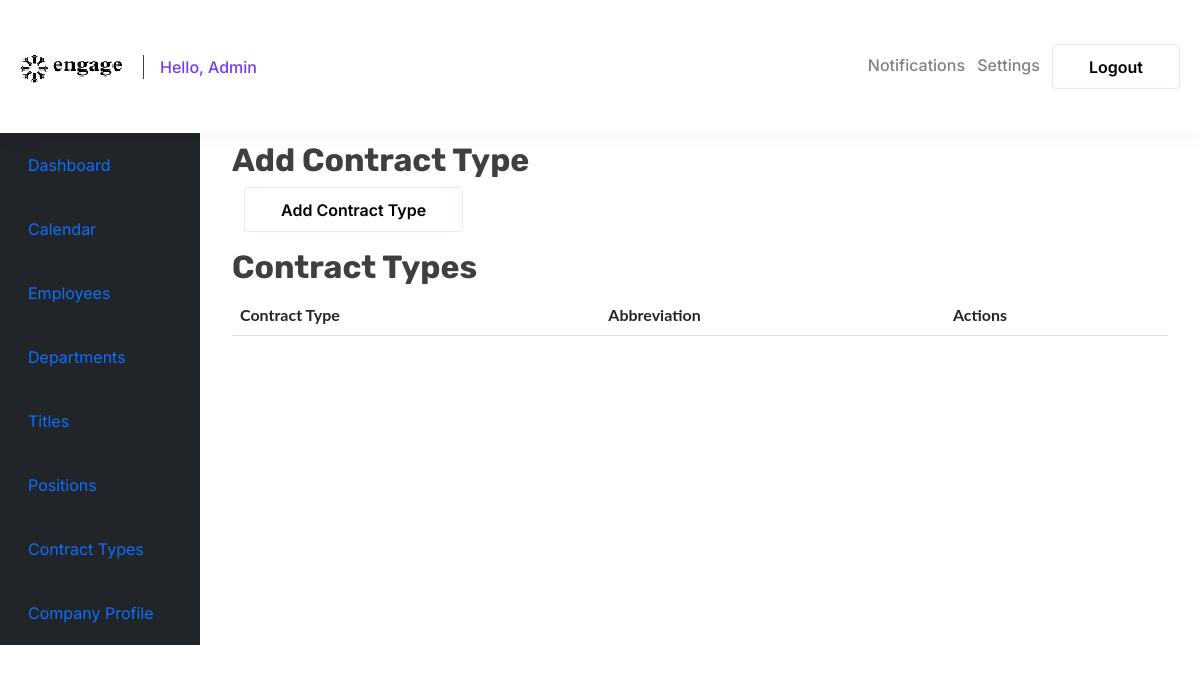
The app's page /add_contract_type/ (signed in), older data.
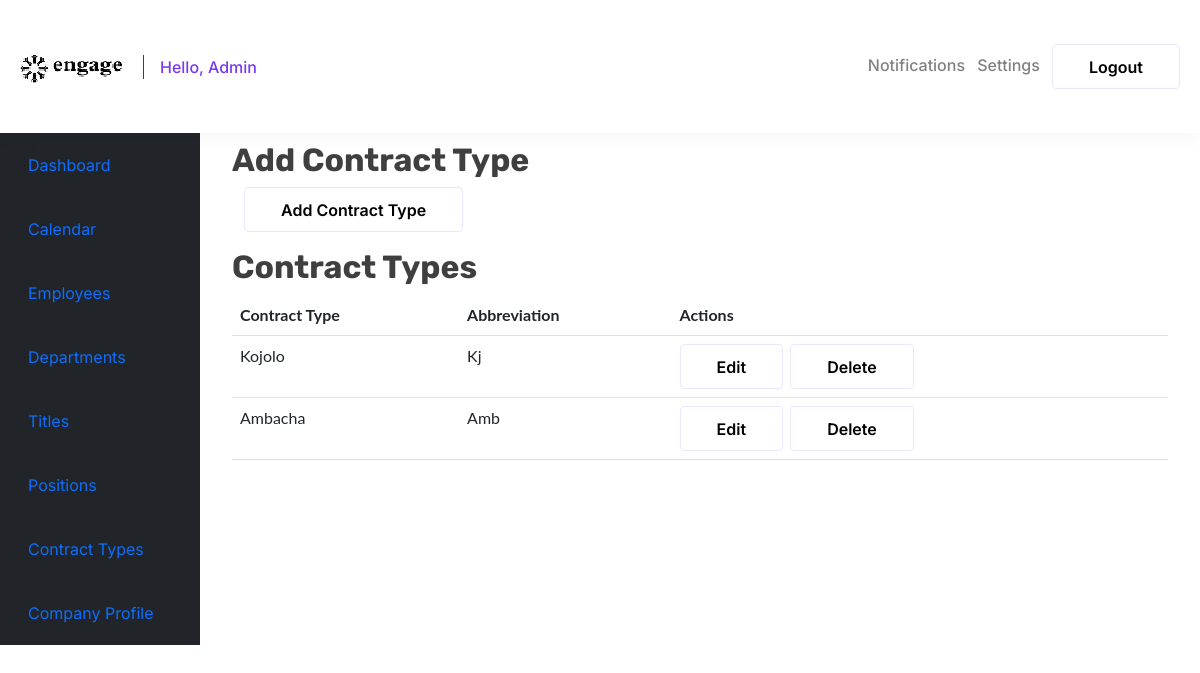
The same page, newer data.
### accounts/models.py (models this page shows, shortened)
class Contract_type(models.Model):
    name = models.CharField(max_length=100)
    abbreviation = models.CharField(max_length=100, null=True)
    company = models.ForeignKey(Company, on_delete=models.CASCADE)

### accounts/views.py (the view)
# urls.py: path('add_contract_type/', views.add_contract_type, name='add_contract_type'),
def add_contract_type(request):
    context = {}
    contracts = Contract_type.objects.filter(company=request.user.company)
    if request.method == 'POST':
        contract_form = ContractForm(request.POST)
        if contract_form.is_valid():
            contract_type = contract_form.save(commit=False)
            contract_type.company = request.user.company
            contract_type.save()
            messages.success(request, 'Contract type added successfully')
        else:
            messages.error(request, 'Contract type not added')
    else:
        contract_form = ContractForm()
    context = {
        'contract_form': contract_form,
        'contracts': contracts,
        }
    return render(request, 'accounts/add_contract_type.html', context)

### accounts/templates/accounts/add_contract_type.html (shortened to what this page needs)
{% extends 'accounts/logged_in.html' %}
{% load crispy_forms_tags %}
{% block auth_content %}
<h2>Add Contract Type</h2>
  <div class="container">
      <button type="button" class="btn btn-secondary mb-3" data-bs-toggle="modal" data-bs-target="#addContractTypeModal">
          Add Contract Type
        </button>
  </div>
<h2>Contract Types</h2>
<table class="table">
  <thead>
      <tr>
          <th>Contract Type</th>
          <th>Abbreviation</th>
          <th>Actions</th>
      </tr>
  </thead>
  <tbody>
      {% for contract in contracts %}
      <tr>
          <td>{{ contract.name }}</td>
          <td>{{ contract.abbreviation }}</td>
          <td>
              <a href="#" class="btn btn-primary">Edit</a>
              <a href="#" class="btn btn-danger">Delete</a>
          </td>
      </tr>
      {% endfor %}
  </tbody>
{% endblock %}

Row changes from the older to the newer data that the page shows:
added Contract_type: name "Kojolo", abbreviation "Kj"
added Contract_type: name "Ambacha", abbreviation "Amb"
